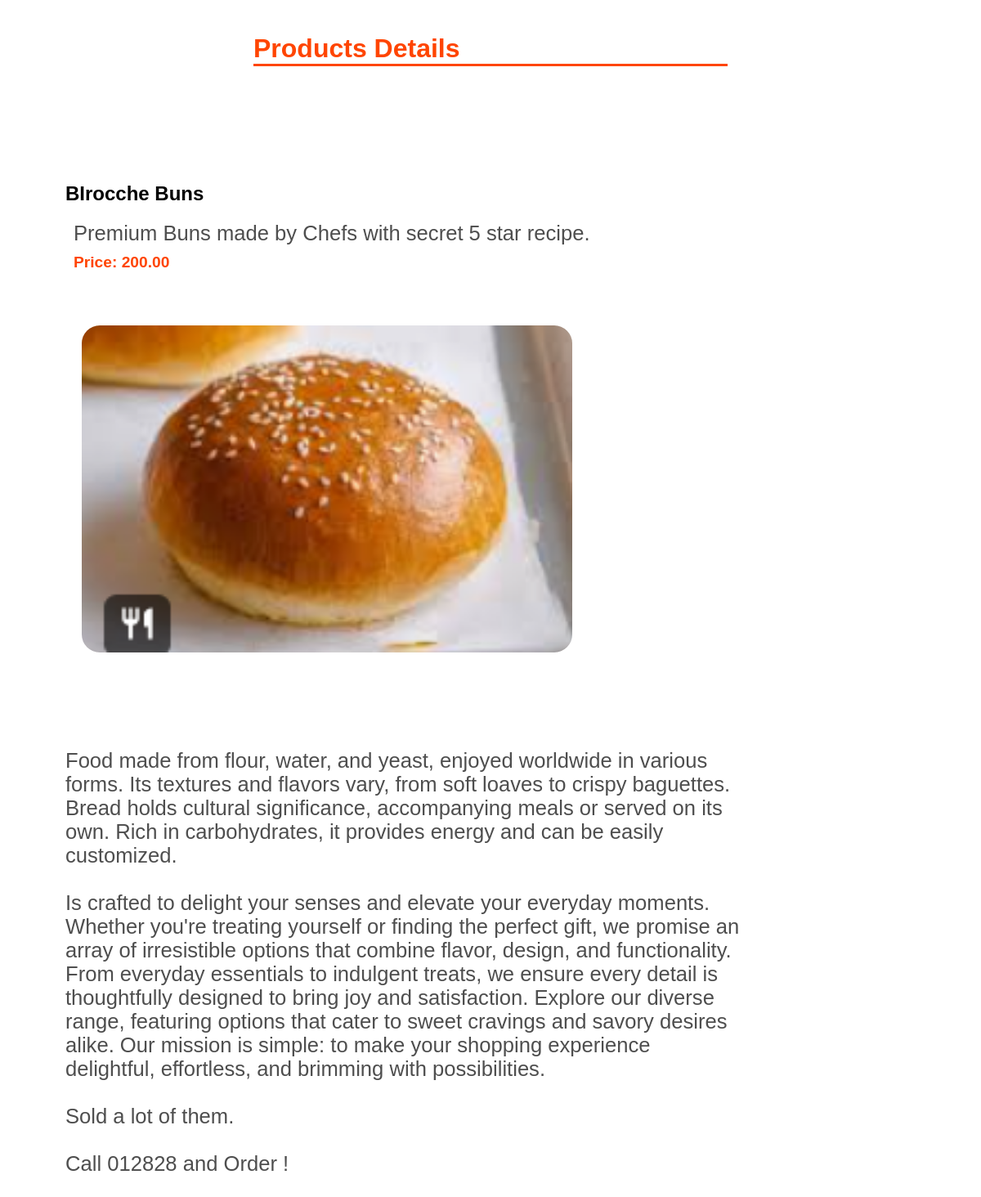
Page /Products/product/1 on the committed database.
### Products/models.py (models this page shows, shortened)
class Product(models.Model):
  name = models.CharField(max_length=100)
  description = models.TextField()
  image = models.ImageField(upload_to='products', null=True, blank=True)
  price = models.DecimalField(max_digits=10, decimal_places=2)
  base_price = models.DecimalField(max_digits=10, decimal_places=2)
  Category = models.ForeignKey(Category, on_delete=models.CASCADE)
  in_stock = models.BooleanField(default=True)
  class Meta:
    verbose_name = 'Product'
    verbose_name_plural = 'Products'

### Products/views.py (the view)
# urls.py: path('product/<int:id>', product_detail, name='product_detail')
def product_detail(request, id):
  try:
    product = Product.objects.get(id=id)
  except Product.DoesNotExist:
    product = None
  context = {
    "product" : product
    }
  return render(request, 'product_details.html', context)

### Products/templates/product_details.html (shortened to what this page needs)
{% load static %}
<!DOCTYPE html>
<html lang="en">
<head>
  <link rel="stylesheet" href="{% static 'product.css' %}">
</head>
<body>
  <H1>Products Details</H1>
  <div class="products">
    <div class="product">
      <h2>{{product.name}}</h2>
      <p id="description">{{product.description}}</p>
      <p id="price">Price: {{product.price}}</p> <br><br>
      <img id="image" src="{{product.image.url}}" >
  <br><br> <br> <br>
      <div class="des">
        Food made from flour, water, and yeast, enjoyed worldwide in various forms. Its textures and flavors vary, from soft loaves to crispy baguettes. Bread holds cultural significance,
        accompanying meals or served on its own. Rich in carbohydrates, it provides energy and can be easily customized. <br> <br>
        Is crafted to delight your senses and elevate your everyday moments. Whether you're treating yourself or finding the perfect gift, we promise an array of irresistible options that combine flavor,
        design, and functionality. From everyday essentials to indulgent treats, we ensure every detail is thoughtfully designed to bring joy and satisfaction.
         Explore our diverse range, featuring options that cater to sweet cravings and savory desires alike.
         Our mission is simple: to make your shopping experience delightful, effortless, and brimming with possibilities.
         <br> <br> Sold a lot of them. <br> <br>Call 012828 and Order !
      </div>
    </div>
  </div>
</body>

### Products/static/product.css (style rules this page uses)
body { font-family: Arial, Helvetica, sans-serif; margin-left: 20%; margin: 20px; display: flex; align-items: center; flex-direction: column; justify-content: space-evenly; }
h1 { color: orangered; border-bottom: 3px solid orangered; width: 50%; }
.products { margin: 100px 60px; }
.product { margin-bottom: 100px; }
.des { display: flex; align-items: center; justify-content: center; font-size: 1.6em; margin-top: 40px; color: #4e4e4e; width: 80%; }
#description { font-size: 1.6em; margin: 10px; color: #4e4e4e; }
#price { font-size: 1.2em; margin: 10px; color: orangered; font-weight: bold; }
#image { margin: 20px; width: 600px; height: 400px; border-radius: 22px; }

### rows in the picture
Product: name "BIrocche Buns", description "Premium Buns made by Chefs with secret 5 star recipe.", price "200.00", image (picture)
